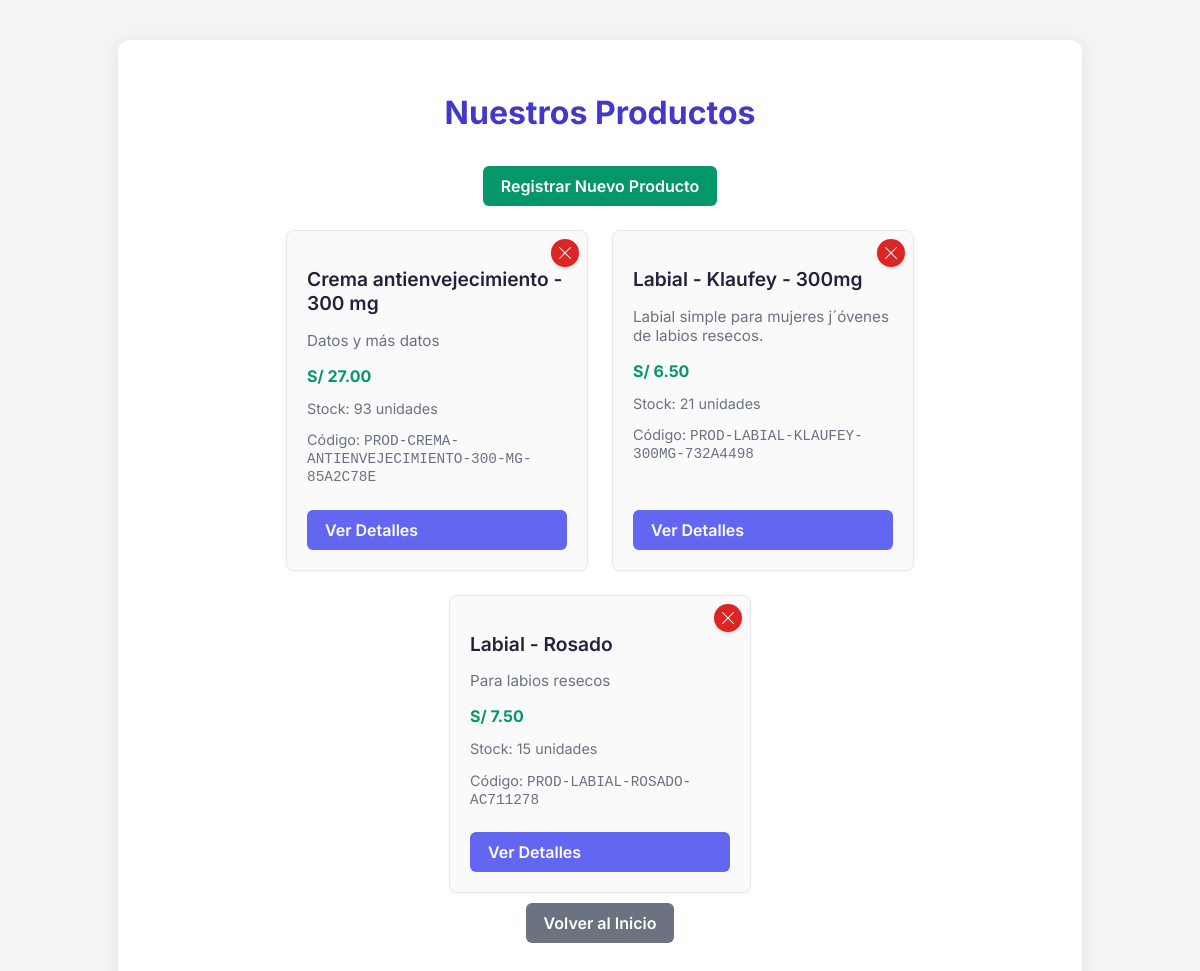
The page /products/ (signed in) on the database as committed earlier.
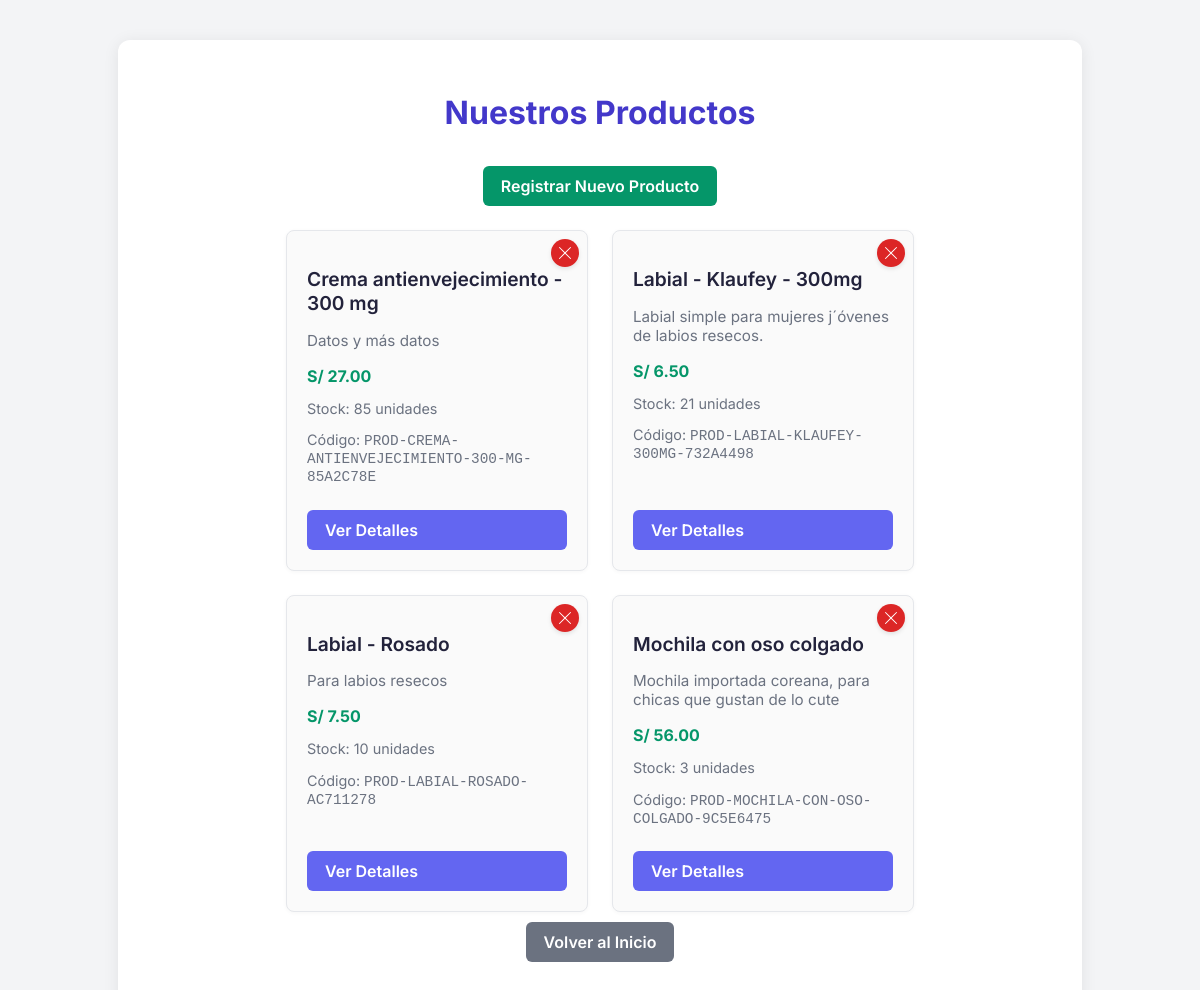
The same page on the database as committed later.
### products/models.py (models this page shows, shortened)
class Product(models.Model):
    name = models.CharField(max_length=200, verbose_name="Nombre") # Verbose_name es el nombre legible para el usuario
    description = models.TextField(blank=True, null=True, verbose_name="Descripción")
    price = models.DecimalField(max_digits=10, decimal_places=2, verbose_name="Precio")
    stock = models.IntegerField(default=0, verbose_name="Stock")
    barcode = models.CharField(max_length=100, unique=True, verbose_name="Código de Barras")
    created_at = models.DateTimeField(auto_now_add=True, verbose_name="Fecha de Creación")
    updated_at = models.DateTimeField(auto_now=True, verbose_name="Última Actualización")
    class Meta: # Definimos los metadatos del modelo
        verbose_name = "Producto"
        verbose_name_plural = "Productos"
        ordering = ['name']

### products/views.py (the view)
# urls.py: path('', views.product_list, name='product_list'),
@login_required
def product_list(request):
    products = Product.objects.all()
    return render(request, 'products/product_list.html', {'products': products})

### products/templates/products/product_list.html (shortened to what this page needs)
{% load static %}
<!DOCTYPE html>
<html lang="es">
<head>
    <link rel="stylesheet" href="{% static 'product-list/product_list.css' %}">
</head>
<body>
    <div class="container">
        <h1 class="titulo">Nuestros Productos</h1>
        {% if user.is_superuser %}
            <div class="acciones">
                <a href="{% url 'product_create' %}" class="btn btn-verde">
                    Registrar Nuevo Producto
                </a>
            </div>
        {% endif %}
        <div class="productos-lista">
            {% for product in products %}
            <div class="producto">
                {% if user.is_superuser %}
                    <a href="{% url 'product_delete' product.pk %}" class="btn-eliminar"
                       onclick="return confirm('¿Estás seguro de que quieres eliminar {{ product.name }}?')"
                       title="Eliminar producto">
                        <svg xmlns="http://www.w3.org/2000/svg" width="16" height="16" fill="currentColor" viewBox="0 0 16 16">
                            <path d="M2.146 2.854a.5.5 0 1 1 .708-.708L8 7.293l5.146-5.147a.5.5 0 0 1 .708.708L8.707 8l5.147 5.146a.5.5 0 0 1-.708.708L8 8.707l-5.146 5.147a.5.5 0 0 1-.708-.708L7.293 8 2.146 2.854Z"/>
                        </svg>
                    </a>
                {% endif %}
                <div>
                    <h2 class="producto-nombre">{{ product.name }}</h2>
                    <p class="producto-desc">{{ product.description|default:"Sin descripción" }}</p>
                    <p class="producto-precio">S/ {{ product.price|floatformat:2 }}</p>
                    <p class="producto-stock">Stock: {{ product.stock }} unidades</p>
                    {% if product.barcode %}
                        <p class="producto-barcode">Código: <span class="barcode">{{ product.barcode }}</span></p>
                    {% endif %}
                </div>
                <a href="{% url 'product_detail' product.pk %}" class="btn btn-azul">
                    Ver Detalles
                </a>
            </div>
            {% empty %}
            <p class="no-productos">No hay productos disponibles.</p>
            {% endfor %}
        </div>
        <div class="acciones">
            <a href="{% url 'home' %}" class="btn btn-gris">
                Volver al Inicio
            </a>
        </div>
    </div>
</body>
</html>

### products/static/product-list/product_list.css (style rules this page uses)
body { background: #f3f4f6; margin: 0; padding: 0; }
.container { max-width: 900px; margin: 40px auto; background: #fff; padding: 32px; border-radius: 12px; box-shadow: 0 2px 16px rgba(0,0,0,0.08); }
.titulo { font-size: 2rem; color: #4338ca; text-align: center; margin-bottom: 24px; font-weight: bold; }
.acciones { text-align: center; margin-bottom: 24px; }
.productos-lista { display: flex; flex-wrap: wrap; gap: 24px; justify-content: center; }
.producto { background: #fafafa; border: 1px solid #e5e7eb; border-radius: 8px; box-shadow: 0 1px 4px rgba(0,0,0,0.04); padding: 20px; width: 260px; display: flex; flex-direction: column; justify-content: space-between; position: relative; }
.producto-nombre { font-size: 1.2rem; font-weight: 600; color: #22223b; margin-bottom: 8px; }
.producto-desc { color: #6b7280; font-size: 0.95rem; margin-bottom: 10px; }
.producto-precio { color: #059669; font-weight: bold; margin-bottom: 8px; }
.producto-stock, .producto-barcode { color: #6b7280; font-size: 0.9rem; }
.barcode { font-family: monospace; }
.btn { display: inline-block; padding: 10px 18px; border-radius: 6px; font-weight: 600; text-decoration: none; margin-top: 10px; transition: background 0.2s; color: #fff; border: none; cursor: pointer; }
.btn-verde { background: #059669; }
.btn-azul { background: #6366f1; }
.btn-gris { background: #6b7280; }
.btn-eliminar { position: absolute; top: 8px; right: 8px; background: #dc2626; color: white; border: none; border-radius: 50%; width: 28px; height: 28px; display: flex; align-items: center; justify-content: center; cursor: pointer; font-size: 14px; font-weight: bold; transition: all 0.2s ease; box-shadow: 0 2px 4px rgba(0,0,0,0.1); text-decoration: none; }
.btn-eliminar svg { pointer-events: none; }

### products/templates/products/product_list.html (style rules this page uses)
body { font-family: 'Inter', sans-serif; }

Rows that differ between the two databases and show on the page:
changed Product "Crema antienvejecimiento - 300 mg": stock "93" → "85"
changed Product "Labial - Rosado": stock "15" → "10"
added Product: name "Mochila con oso colgado", description "Mochila importada coreana, para chicas que gustan de lo cute", price "56.00", stock "3", barcode "PROD-MOCHILA-CON-OSO-COLGADO-9C5E6475"
